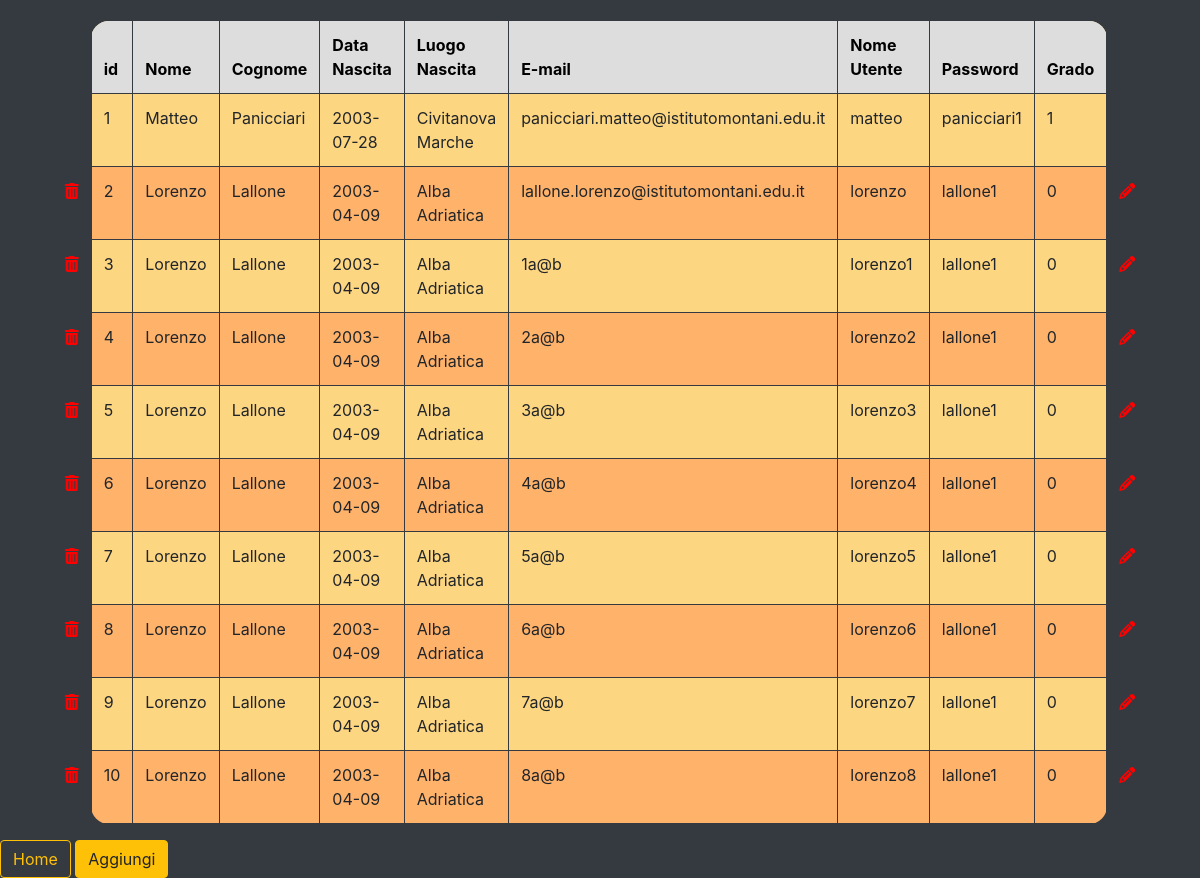
/admin/listautenti.php (signed in), run on the app's committed database.
### tables this page shows
CREATE TABLE utenti(
    idUtente INT PRIMARY KEY AUTO_INCREMENT,
    nome VARCHAR(32) NOT NULL,
    cognome VARCHAR(32) NOT NULL,
    cittan VARCHAR(50) NOT NULL,
    datan DATE NOT NULL,
    nutente VARCHAR(32) NOT NULL,
    email VARCHAR(256) NOT NULL,
    pwd VARCHAR(128) NOT NULL,
    grado varchar(1) NOT NULL);

### admin/listautenti.php (the view, shortened to what this page needs)
<?php
$conn = mysqli_connect('localhost', 'root', '', 'scacchi');
$sql = 'SELECT *
        FROM utenti';
$result = $conn->query($sql);
$users = array();
$i = 0;
$row = $result->fetch_assoc();
do {
    $users[$i] = $row;
    $i++;
} while($row = $result->fetch_assoc());
?>
<!doctype html>
<html lang="it">
    <head>
        <link rel="stylesheet" href="https://cdn.jsdelivr.net/npm/bootstrap@4.6.0/dist/css/bootstrap.min.css">
        <link rel="stylesheet" href="../css/style.css">
    </head>
    <body>
        <table class="tabella table table-bordered" id="lista">
            <thead>
                <tr>
                    <th scope="col"></th>
                    <th scope="col">id</th>
                    <th scope="col">Nome</th>
                    <th scope="col">Cognome</th>
                    <th scope="col">Data Nascita</th>
                    <th scope="col">Luogo Nascita</th>
                    <th scope="col">E-mail</th>
                    <th scope="col">Nome Utente</th>
                    <th scope="col">Password</th>
                    <th scope="col">Grado</th>
                    <th scope="col"></th>
                </tr>
            </thead>
            <?php
                echo '  <tr>
                        <td></td>
                        <td>'.$users[0]['idUtente'].'</td>
                        <td>'.$users[0]['nome'].'</td>
                        <td>'.$users[0]['cognome'].'</td>
                        <td>'.$users[0]['datan'].'</td>
                        <td>'.$users[0]['cittan'].'</td>
                        <td>'.$users[0]['email'].'</td>
                        <td>'.$users[0]['nutente'].'</td>
                        <td>'.$users[0]['pwd'].'</td>
                        <td>'.$users[0]['grado'].'</td>
                        <td></td>
                        </tr>
                    ';
                foreach(array_slice($users,1) as $user){
                    echo '  <tr>
                            <td id="bin"><i onClick=eliminaRiga(this) class="fa-solid fa-trash-can table-option"></i></td>
                            <td>'.$user['idUtente'].'</td>
                            <td>'.$user['nome'].'</td>
                            <td>'.$user['cognome'].'</td>
                            <td>'.$user['datan'].'</td>
                            <td>'.$user['cittan'].'</td>
                            <td>'.$user['email'].'</td>
                            <td>'.$user['nutente'].'</td>
                            <td>'.$user['pwd'].'</td>
                            <td>'.$user['grado'].'</td>
                            <td id="pencil"><i onClick=modificaRiga(this) class="fa-solid fa-pencil table-option"></i></td>
                            </tr>
                        ';
                }
            ?>
        </table>
        <a href="../game.php" class="btn btn-outline-warning">Home</a>
        <buuton onClick="aggiungiRiga()" class="btn btn-warning">Aggiungi</a>
    </body>
</html>

### css/style.css (style rules this page uses)
html,body { height: 100%; background-color:#343a40; }
#lista tr:first-child th:nth-child(2) { border-top-left-radius: 18px; }
#lista tr:first-child th:nth-child(10) { border-top-right-radius: 18px; }
#lista tr:last-child td:nth-child(2) { border-bottom-left-radius: 18px; }
#lista tr:last-child td:nth-child(10) { border-bottom-right-radius: 18px; }
#lista { border-collapse: collapse; width: 90%; max-height: 90%; position: relative; margin-left: auto; margin-right: auto; margin-top: 20px; }
#lista td, #lista th { border: 1px solid #343a40; padding: 12px; }
#lista tr:nth-child(odd) { background-color: #fdd681; }
#lista tr:nth-child(even) { background-color: #ffb26a; }
#lista th:first-child, td:first-child { background-color: #343a40; }
#lista th:last-child, td:last-child { background-color: #343a40; }
#lista th { background-color: #dddddd; color: #000000; }
.table-option { color:red; }

### data on the page
utenti: idUtente "1", nome "Matteo", cognome "Panicciari", datan "2003-07-28", cittan "Civitanova Marche", email "panicciari.matteo@istitutomontani.edu.it", nutente "matteo", pwd "panicciari1", grado "1"
utenti: idUtente "2", nome "Lorenzo", cognome "Lallone", datan "2003-04-09", cittan "Alba Adriatica", email "lallone.lorenzo@istitutomontani.edu.it", nutente "lorenzo", pwd "lallone1", grado "0"
utenti: idUtente "3", nome "Lorenzo", cognome "Lallone", datan "2003-04-09", cittan "Alba Adriatica", email "1a@b", nutente "lorenzo1", pwd "lallone1", grado "0"
utenti: idUtente "4", nome "Lorenzo", cognome "Lallone", datan "2003-04-09", cittan "Alba Adriatica", email "2a@b", nutente "lorenzo2", pwd "lallone1", grado "0"
utenti: idUtente "5", nome "Lorenzo", cognome "Lallone", datan "2003-04-09", cittan "Alba Adriatica", email "3a@b", nutente "lorenzo3", pwd "lallone1", grado "0"
utenti: idUtente "6", nome "Lorenzo", cognome "Lallone", datan "2003-04-09", cittan "Alba Adriatica", email "4a@b", nutente "lorenzo4", pwd "lallone1", grado "0"
utenti: idUtente "7", nome "Lorenzo", cognome "Lallone", datan "2003-04-09", cittan "Alba Adriatica", email "5a@b", nutente "lorenzo5", pwd "lallone1", grado "0"
utenti: idUtente "8", nome "Lorenzo", cognome "Lallone", datan "2003-04-09", cittan "Alba Adriatica", email "6a@b", nutente "lorenzo6", pwd "lallone1", grado "0"
utenti: idUtente "9", nome "Lorenzo", cognome "Lallone", datan "2003-04-09", cittan "Alba Adriatica", email "7a@b", nutente "lorenzo7", pwd "lallone1", grado "0"
utenti: idUtente "10", nome "Lorenzo", cognome "Lallone", datan "2003-04-09", cittan "Alba Adriatica", email "8a@b", nutente "lorenzo8", pwd "lallone1", grado "0"
